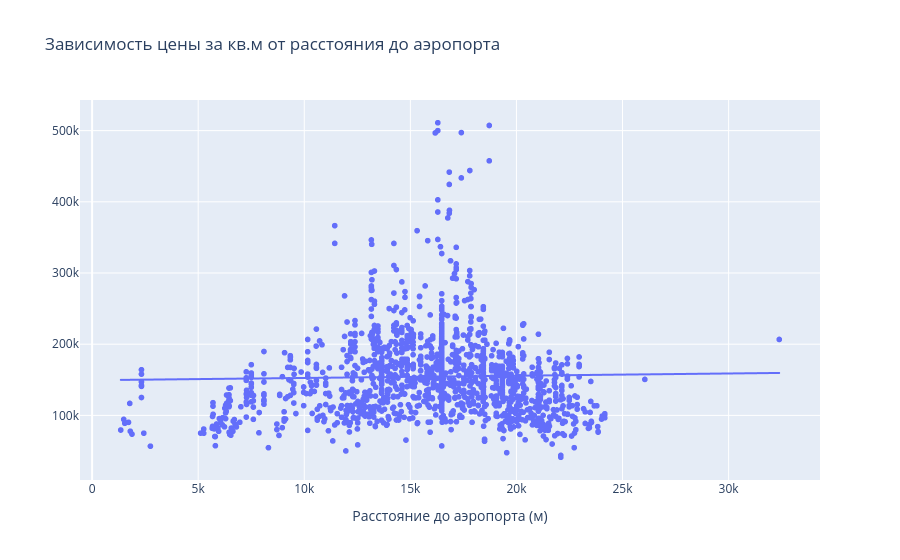

The notebook cell this image was saved under:
### Markdown cell above
Есть отрицательная взаимосвязь. Можно сказать, что каждый километр от центра снижает цену за кв. метр примерно на 3600 руб.

### Code cell
fig = px.scatter(df, x='airport_distance', y='price_per_meter',
                 trendline="ols",
                 title="Зависимость цены за кв.м от расстояния до аэропорта",
                 labels={"airport_distance": "Расстояние до аэропорта (м)", "price_per_meter": ""})
fig.show()

### Figure 1 — Plotly figure (JSON) as saved in the notebook; plotly's stock layout.template omitted (floating-point values rounded to 4 significant figures; data arrays with more than 128 entries replaced by an {"elided": "..."} marker saying what was removed)
{"data": [{"hovertemplate": "Расстояние до аэропорта (м)=%{x}<br>=%{y}<extra></extra>", "legendgroup": "", "marker": {"color": "#636efa", "symbol": "circle"}, "mode": "markers", "name": "", "showlegend": false, "type": "scattergl", "x": {"elided": "1784 float values"}, "xaxis": "x", "y": {"elided": "1784 float values"}, "yaxis": "y"}, {"hovertemplate": "<b>OLS trendline</b><br>price_per_meter = 0.3151 * airport_distance + 149411<br>R<sup>2</sup>=0.000523<br><br>Расстояние до аэропорта (м)=%{x}<br>=%{y} <b>(trend)</b><extra></extra>", "legendgroup": "", "marker": {"color": "#636efa", "symbol": "circle"}, "mode": "lines", "name": "", "showlegend": false, "type": "scattergl", "x": {"elided": "1784 float values"}, "xaxis": "x", "y": {"elided": "1784 float values"}, "yaxis": "y"}], "layout": {"legend": {"tracegroupgap": 0}, "title": {"text": "Зависимость цены за кв.м от расстояния до аэропорта"}, "xaxis": {"anchor": "y", "domain": [0, 1], "title": {"text": "Расстояние до аэропорта (м)"}}, "yaxis": {"anchor": "x", "domain": [0, 1], "title": {"text": ""}}}}
